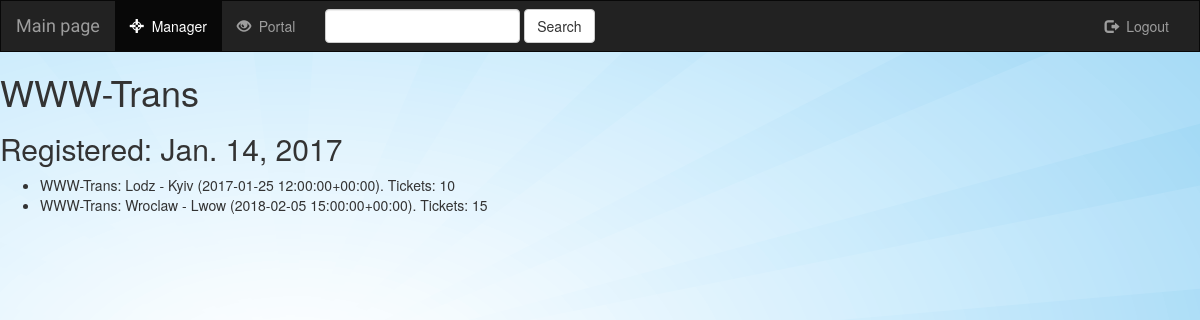
The page /manager/carriers/1/ on the database its author committed.
### manager/models.py (models this page shows, shortened)
class Carrier(models.Model):
    name = models.CharField(max_length=500)
    register_date = models.DateField()
    def __str__(self):
        return self.name

class Trip(models.Model):
    carrier = models.ForeignKey(Carrier, on_delete=models.CASCADE)
    departure_city = models.CharField(max_length=100)
    arrive_city = models.CharField(max_length=100)
    date = models.DateTimeField()
    quantity = models.IntegerField(default=0)
    def __str__(self):
        return str(self.carrier) + ': ' + str(self.departure_city) + ' - ' + str(self.arrive_city) \
               + ' (' + str(self.date) + '). Tickets: ' + str(self.quantity)

### manager/views.py (the view)
# urls.py: url(r'^carriers/(?P<pk>[0-9]+)/$', views.DetailCarrierView.as_view(), name='carrier_detail'),
class DetailCarrierView(generic.DetailView):
    model = Carrier
    template_name = 'carriers/detail.html'

### manager/templates/carriers/detail.html (shortened to what this page needs)
{% extends "layouts/master.html" %}
{% block nav_active %}active{% endblock %}
{% block content %}
    <h1>{{carrier.name}}</h1>
    <h2>Registered: {{carrier.register_date}}</h2>
    {% if carrier.trip_set.all %}
        <ul>
            {% for trip in carrier.trip_set.all %}
                <li>{{trip}}</li>
            {% endfor %}
        </ul>
    {% else %}
        <h2>Carrier does not have trips</h2>
    {% endif %}
{% endblock %}

### manager/static/manager/style.css (style rules this page uses)
body { background: white url("images/background1.png"); }

### rows shown on the page
Carrier: name "WWW-Trans", register_date "Jan. 14, 2017"
Trip: carrier+departure_city+arrive_city "WWW-Trans: Lodz - Kyiv (2017-01-25 12:00:00+00:00). Tickets: 10"
Trip: carrier+departure_city+arrive_city "WWW-Trans: Wroclaw - Lwow (2018-02-05 15:00:00+00:00). Tickets: 15"
